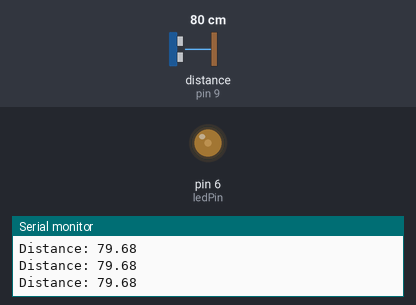
A sketch run on a simulated Arduino Uno, built with avr-gcc and run on an emulated ATmega328P. Parts: output pins drawn as LEDs (lit = HIGH), the last lines printed to the serial monitor. Wiring (inferred from the names in the program): ultrasonic range finder: trigger pin 9; echo pin 9. The inputs (shaded band) are chosen by the test bench; at power-on: distance to the obstacle (sensor on pin 9) 80 cm. The echo pulse lasts 58.3 µs per cm.

Above: at 1.2 s.
1.3 s: distance to the obstacle (sensor on pin 9) set to 250 cm
At 2.5 s:
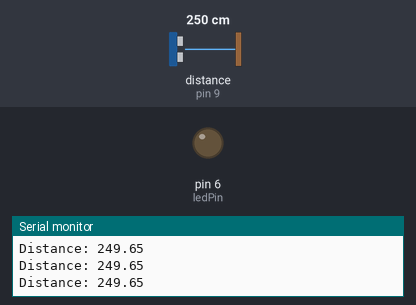
2.8 s: distance to the obstacle (sensor on pin 9) set to 2 cm
At 3.5 s:
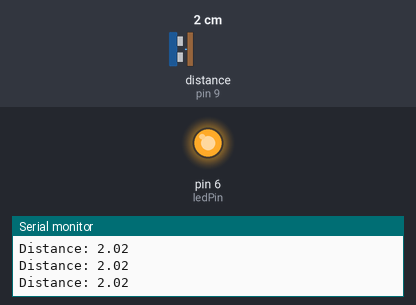
4.3 s: distance to the obstacle (sensor on pin 9) set to 35 cm
At 5.6 s:
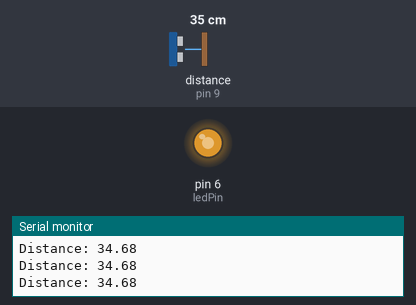
5.9 s: distance to the obstacle (sensor on pin 9) set to 60 cm
At 6.2 s:
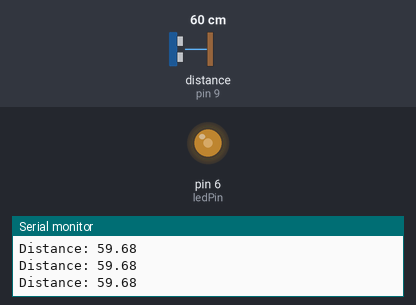
7.4 s: distance to the obstacle (sensor on pin 9) set to 4 cm
At 8.5 s:
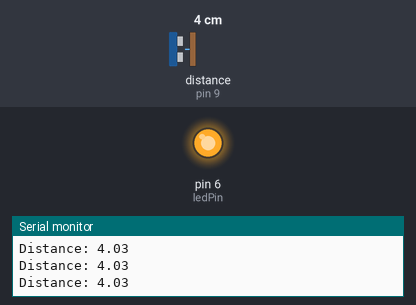
8.9 s: distance to the obstacle (sensor on pin 9) set to 120 cm
At 9.5 s:
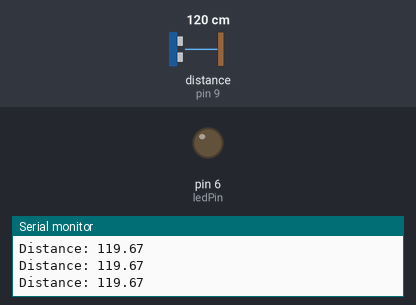
Timing chart, 0 to 11.4 s (numbered marks = the images above; inputs shaded):
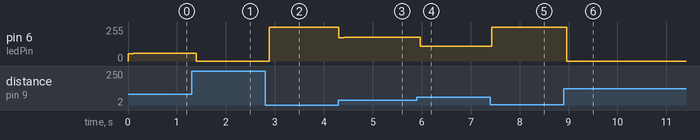

The sketch:

smart_distance_ping.ino
```cpp
const int pingPin = 9;
const int ledPin  = 6;

float minDistance = 5.0;    // cm
float maxDistance = 100.0;  // cm

void setup() {
  Serial.begin(9600);
  pinMode(ledPin, OUTPUT);
}

void loop() {

  float distance = readDistance();
  int brightness = calculateBrightness(distance);

  updateLed(brightness);

  delay(100);
}

// ----------------------------
// Function: Read Distance
// ----------------------------
float readDistance() {

  long duration;

  pinMode(pingPin, OUTPUT);
  digitalWrite(pingPin, LOW);
  delayMicroseconds(2);

  digitalWrite(pingPin, HIGH);
  delayMicroseconds(5);
  digitalWrite(pingPin, LOW);

  pinMode(pingPin, INPUT);
  duration = pulseIn(pingPin, HIGH);

  float distance = duration * 0.0343 / 2;

  Serial.print("Distance: ");
  Serial.println(distance);

  return distance;
}

// ----------------------------
// Function: Calculate Brightness
// ----------------------------
int calculateBrightness(float distance) {

  int brightness = map(distance, minDistance, maxDistance, 255, 0);
  brightness = constrain(brightness, 0, 255);

  return brightness;
}

// ----------------------------
// Function: Update LED
// ----------------------------
void updateLed(int brightness) {
  analogWrite(ledPin, brightness);
}
```

Measured:
- after the input at 1.3 s, pin 6 (ledPin): 57/255 → 0/255 after 0.09 s
- after the input at 2.8 s, pin 6 (ledPin): 0/255 → 255/255 after 0.09 s
- after the input at 4.3 s, pin 6 (ledPin): 255/255 → 175/255 at once, → 178/255 0.10 s later
- after the input at 5.9 s, pin 6 (ledPin): 178/255 → 111/255 after 0.07 s
- after the input at 7.4 s, pin 6 (ledPin): 111/255 → 255/255 at once
- after the input at 8.9 s, pin 6 (ledPin): 255/255 → 0/255 after 0.06 s
